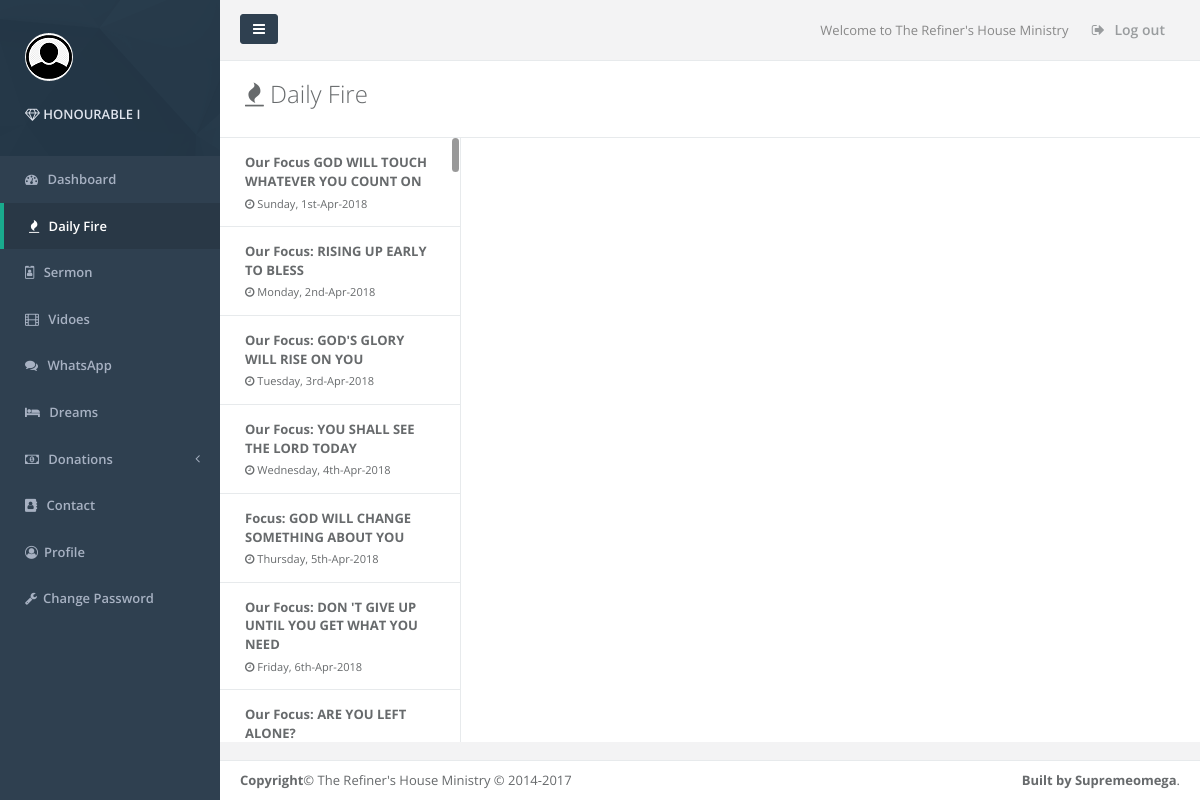
Screenshot of /dailyfire2.php (signed in) with the database file from the repository.
### tables this page shows
CREATE TABLE `daily_fire` (
  `id` int(11) NOT NULL auto_increment,
  `image` varchar(255) default NULL,
  `edition` varchar(255) default NULL,
  `date` date default NULL,
  `title` varchar(255) default NULL,
  `full_text` longtext,
  `dateposted` timestamp NOT NULL default CURRENT_TIMESTAMP on update CURRENT_TIMESTAMP,
  PRIMARY KEY  (`id`)
);

### dailyfire2.php (the view, shortened to what this page needs)
<!DOCTYPE html>
<html>
<head>
<?php
    require ('session.php');
    require ('head.php');
?>
</head>
<body class="fixed-sidebar no-skin-config full-height-layout">
    <div id="wrapper">
    <nav class="navbar-default navbar-static-side" role="navigation">
        <div class="sidebar-collapse">
            <ul class="nav metismenu" id="side-menu">
                <li class="nav-header">
                        <div class="dropdown profile-element"> <span>
                            <img alt="image" class="img-circle" src="img/images.png" />
                             </span>
                            <a data-toggle="dropdown" class="dropdown-toggle" href="#">
                            <span class="clear"><span class="block m-t-xs"> <br><strong class="font-bold"><i class="fa fa-diamond"></i>
                                <?php echo $_SESSION['login_user']; ?>
                                </strong>
                             </span></span></a>
                        </div>
                    </li>
                    <li>
                        <a href="index.php"><i class="fa fa-dashboard (alias)"></i> <span class="nav-label">Dashboard</span></a>
                    </li>
                    <li class="active">
                        <a href="dailyfire.php"><i class="fa fa-fire"></i> <span class="nav-label">Daily Fire</span></a>
                    </li>
                    <li>
                        <a href="#"><i class="fa fa-id-badge"></i> <span class="nav-label">Sermon</span></a>
                    </li>
                    <li>
                        <a href="videos.php"><i class="fa fa-film"></i> <span class="nav-label">Vidoes</span></a>
                    </li>
                    <li>
                        <a href="whatsapp.php"><i class="fa fa-comments"></i> <span class="nav-label">WhatsApp</span></a>
                    </li>
                    <li>
                        <a href="dreams.php"><i class="fa fa-bed"></i> <span class="nav-label">Dreams</span></a>
                    </li>
                    <li>
                        <a href="#"><i class="fa fa-money"></i> <span class="nav-label">Donations</span><span class="fa arrow"></span></a>
                    </li>
                    <li>
                        <a href="contact.php"><i class="fa fa-address-book"></i> <span class="nav-label">Contact</span></a>
                    </li>
                    <li>
                        <a href="profile.php"><i class="fa fa-user-circle-o"></i><span class="nav-label">Profile</span></a>
                    </li>
                    <li>
                        <a href="change_password.php"><i class="fa fa-wrench"></i><span class="nav-label">Change Password</span></a>
                    </li>
        </div>
    </nav>
        <div id="page-wrapper" class="gray-bg">
        <div class="row border-bottom">
        <nav class="navbar navbar-static-top" role="navigation" style="margin-bottom: 0">
        <div class="navbar-header">
            <a class="navbar-minimalize minimalize-styl-2 btn btn-primary " href="#"><i class="fa fa-bars"></i> </a>
        </div>
            <ul class="nav navbar-top-links navbar-right">
                <li>
                    <span class="m-r-sm text-muted welcome-message">Welcome to The Refiner's House Ministry</span>
                </li>
                <li>
                    <a href="login.html">
                        <i class="fa fa-sign-out"></i> Log out
                    </a>
                </li>
            </ul>
        </nav>
        </div>
            <div class="row wrapper border-bottom white-bg page-heading">
                <div class="col-lg-10">
                    <h2><i class="fa fa-fire"></i> Daily Fire</h2>
                </div>
                <div class="col-lg-2">
                </div>
            </div>
            <div class="fh-breadcrumb">
                <div class="fh-column">
                    <div class="full-height-scroll">
                        <ul class="list-group elements-list">
                        <?php
                            $getList = "SELECT * FROM daily_fire";
                            $result = mysqli_query($conn,$getList);
                            $count = mysqli_num_rows($result);
                            if($count > 0){
                            while($row = $result->fetch_assoc()) {
                                $dd = date_create($row["date"]);
                                if ($row['date'] === date("Y-m-d")) {
                                ?>
                                <li class="list-group-item active">
                                <a data-toggle="tab" href="#om<?php echo $row['id']?>">
                                    <small class="pull-right text-muted"><?php  ?></small>
                                    <strong><?php echo $row['title']; ?></strong>
                                    <div class="small m-t-xs">
                                        <p class="m-b-none">
                                            <i class="fa fa-clock-o"></i> <?php echo date_format($dd, 'l, jS-M-Y') ?>
                                        </p>
                                    </div>
                                </a>
                            </li>
                            <?php
                                } else {
                            ?>
                            <li class="list-group-item">
                                <a data-toggle="tab" href="#om<?php echo $row['id']?>">
                                    <strong><?php echo $row['title']; ?></strong>
                                    <div class="small m-t-xs">
                                        <p class="m-b-none">
                                            <i class="fa fa-clock-o"></i> <?php echo date_format($dd, 'l, jS-M-Y') ?>
                                        </p>
                                    </div>
                                </a>
                            </li>
                                 <?php
                                }
                              }}
                        ?>
                        </ul>
                     </div>
                </div>
                <div class="full-height">
                    <div class="full-height-scroll white-bg border-left">
                        <div class="element-detail-box">
                        </div>
                    </div>
                </div>
            </div>
        <div class="footer">
            <div class="pull-right">
                <strong>Built by Supremeomega</strong>.
            </div>
            <div>
                <strong>Copyright</strong>&copy; The Refiner's House Ministry &copy; 2014-2017
            </div>
        </div>
        </div>
        </div>
</body>
</html>

### rows the page displays
daily_fire: title "Our Focus GOD WILL TOUCH WHATEVER YOU COUNT ON", date "Sunday, 1st-Apr-2018"
daily_fire: title "Our Focus: RISING UP EARLY TO BLESS", date "Monday, 2nd-Apr-2018"
daily_fire: title "Our Focus: GOD'S GLORY WILL RISE ON YOU", date "Tuesday, 3rd-Apr-2018"
daily_fire: title "Our Focus: YOU SHALL SEE THE LORD TODAY", date "Wednesday, 4th-Apr-2018"
daily_fire: title "Focus: GOD WILL CHANGE SOMETHING ABOUT YOU", date "Thursday, 5th-Apr-2018"
daily_fire: title "Our Focus: DON 'T GIVE UP UNTIL YOU GET WHAT YOU NEED", date "Friday, 6th-Apr-2018"
daily_fire: title "Our Focus: ARE YOU LEFT ALONE?"

### other values shown
$_SESSION['login_user'] "HONOURABLE I"
